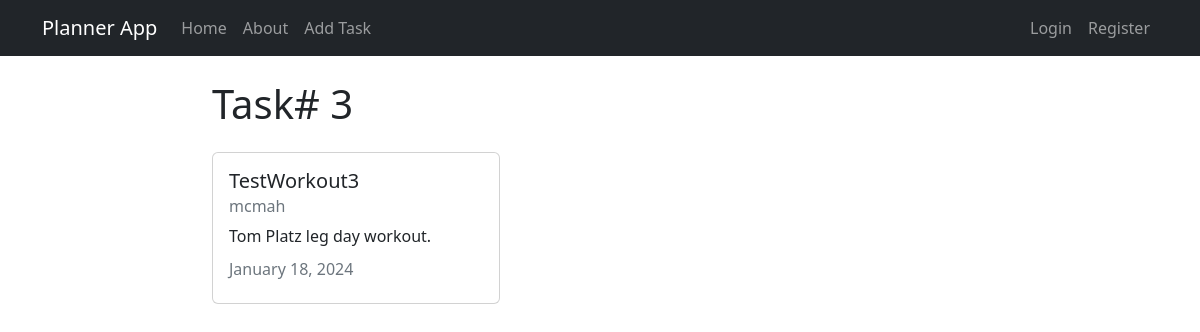
The app's page /workout/3/, older data.
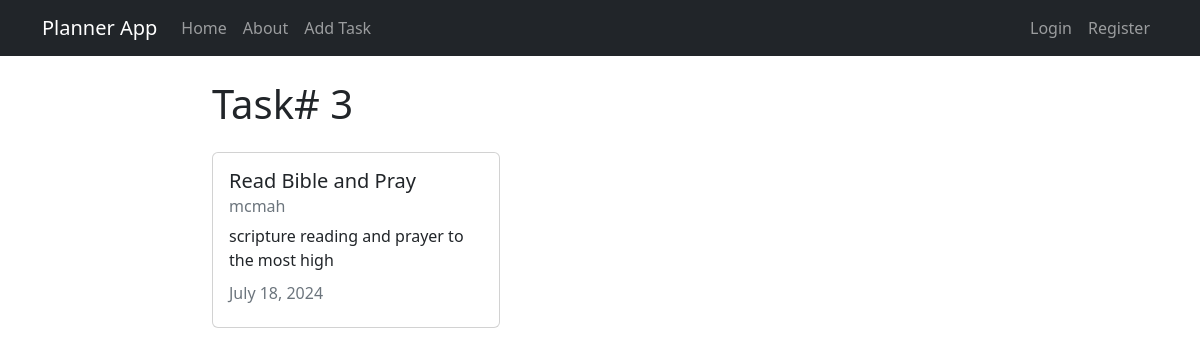
The same page, newer data.
### workouts/models.py (models this page shows, shortened)
class Workout(models.Model):
  title = models.CharField(max_length=100)
  description = models.TextField()
  author = models.ForeignKey(User, on_delete=models.CASCADE)
  created_at = models.DateTimeField(auto_now_add=True)
  updated_at = models.DateTimeField(auto_now=True)

### workouts/views.py (the view)
# urls.py: path('workout/<int:pk>/', views.WorkoutDetailView.as_view(), name="workouts-detail"),
class WorkoutDetailView(DetailView):
    model = models.Workout

### workouts/context_processors.py (called while the page is built)
def current_datetime(request):
    current_date = datetime.today().date()  # Corrected to get today's date
    current_time = datetime.now()  # Set current time to the beginning of the day
    added_time = current_time + timedelta(minutes=5)  # Add 5 minutes, you can change to seconds as needed
    stored_time = datetime.now().strftime('%Y-%m-%d %H:%M:%S')
    return {
        'current_time': current_time.strftime('%Y-%m-%d %H:%M:%S'),
        'current_date': current_date,
        'added_time': added_time.strftime('%Y-%m-%d %H:%M:%S'),
        'stored_time': stored_time,
    }

### workouts/templates/workouts/workout_detail.html (shortened to what this page needs)
{% extends 'workouts/base.html' %} {% block content %}
<h1>Task# {{object.id}}</h1>
<div class="card my-4" style="width: 18rem">
  <div class="card-body">
    <h5 class="card-title">{{ object.title }}</h5>
    <h6 class="card-subtitle mb-2 text-muted">{{ object.author }}</h6>
    <p class="card-text">{{ object.description}}</p>
    <h6 class="card-subtitle mb-2 text-muted">
      {{ object.updated_at|date:"F d, Y" }}
    </h6>
  </div>
</div>
{% endblock content %}

Row changes from the older to the newer data that the page shows:
changed Workout "mcmah": title "TestWorkout3" → "Read Bible and Pray"; description "Tom Platz leg day workout." → "scripture reading and prayer to the most high"; updated_at "January 18, 2024" → "July 18, 2024"
